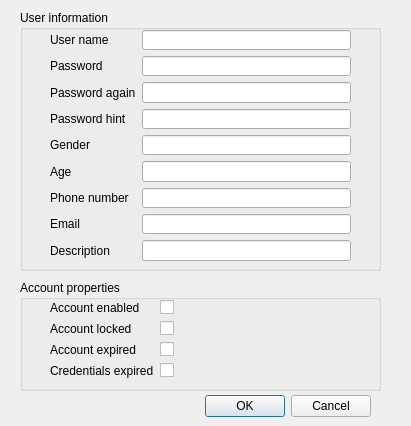
<?xml version="1.0" encoding="UTF-8"?>
<ui version="4.0">
 <class>Dialog</class>
 <widget class="QDialog" name="Dialog">
  <property name="geometry">
   <rect>
    <x>0</x>
    <y>0</y>
    <width>411</width>
    <height>426</height>
   </rect>
  </property>
  <property name="windowTitle">
   <string>Dialog</string>
  </property>
  <widget class="QDialogButtonBox" name="buttonBox">
   <property name="geometry">
    <rect>
     <x>30</x>
     <y>390</y>
     <width>341</width>
     <height>32</height>
    </rect>
   </property>
   <property name="orientation">
    <enum>Qt::Horizontal</enum>
   </property>
   <property name="standardButtons">
    <set>QDialogButtonBox::Cancel|QDialogButtonBox::Ok</set>
   </property>
  </widget>
  <widget class="QGroupBox" name="groupBox">
   <property name="geometry">
    <rect>
     <x>20</x>
     <y>10</y>
     <width>361</width>
     <height>261</height>
    </rect>
   </property>
   <property name="title">
    <string>User information</string>
   </property>
   <widget class="QWidget" name="formLayoutWidget">
    <property name="geometry">
     <rect>
      <x>30</x>
      <y>20</y>
      <width>301</width>
      <height>231</height>
     </rect>
    </property>
    <layout class="QFormLayout" name="formLayout">
     <item row="0" column="0">
      <widget class="QLabel" name="userNameLabel">
       <property name="text">
        <string>User name</string>
       </property>
      </widget>
     </item>
     <item row="0" column="1">
      <widget class="QLineEdit" name="userNameLineEdit"/>
     </item>
     <item row="4" column="0">
      <widget class="QLabel" name="genderLabel">
       <property name="text">
        <string>Gender</string>
       </property>
      </widget>
     </item>
     <item row="4" column="1">
      <widget class="QLineEdit" name="genderLineEdit"/>
     </item>
     <item row="5" column="0">
      <widget class="QLabel" name="ageLabel">
       <property name="text">
        <string>Age</string>
       </property>
      </widget>
     </item>
     <item row="5" column="1">
      <widget class="QLineEdit" name="ageLineEdit"/>
     </item>
     <item row="6" column="0">
      <widget class="QLabel" name="phoneNumberLabel">
       <property name="text">
        <string>Phone number</string>
       </property>
      </widget>
     </item>
     <item row="6" column="1">
      <widget class="QLineEdit" name="phoneNumberLineEdit"/>
     </item>
     <item row="7" column="0">
      <widget class="QLabel" name="emailLabel">
       <property name="text">
        <string>Email</string>
       </property>
      </widget>
     </item>
     <item row="7" column="1">
      <widget class="QLineEdit" name="emailLineEdit"/>
     </item>
     <item row="8" column="0">
      <widget class="QLabel" name="descriptionLabel">
       <property name="text">
        <string>Description</string>
       </property>
      </widget>
     </item>
     <item row="8" column="1">
      <widget class="QLineEdit" name="descriptionLineEdit"/>
     </item>
     <item row="1" column="0">
      <widget class="QLabel" name="passwordLabel">
       <property name="text">
        <string>Password</string>
       </property>
      </widget>
     </item>
     <item row="1" column="1">
      <widget class="QLineEdit" name="passwordLineEdit"/>
     </item>
     <item row="2" column="0">
      <widget class="QLabel" name="passwordAgainLabel">
       <property name="text">
        <string>Password again</string>
       </property>
      </widget>
     </item>
     <item row="2" column="1">
      <widget class="QLineEdit" name="passwordAgainLineEdit"/>
     </item>
     <item row="3" column="0">
      <widget class="QLabel" name="passwordHintLabel">
       <property name="text">
        <string>Password hint</string>
       </property>
      </widget>
     </item>
     <item row="3" column="1">
      <widget class="QLineEdit" name="passwordHintLineEdit"/>
     </item>
    </layout>
   </widget>
  </widget>
  <widget class="QGroupBox" name="groupBox_2">
   <property name="geometry">
    <rect>
     <x>20</x>
     <y>280</y>
     <width>361</width>
     <height>111</height>
    </rect>
   </property>
   <property name="title">
    <string>Account properties</string>
   </property>
   <widget class="QWidget" name="formLayoutWidget_2">
    <property name="geometry">
     <rect>
      <x>30</x>
      <y>20</y>
      <width>301</width>
      <height>81</height>
     </rect>
    </property>
    <layout class="QFormLayout" name="formLayout_2">
     <property name="fieldGrowthPolicy">
      <enum>QFormLayout::AllNonFixedFieldsGrow</enum>
     </property>
     <item row="0" column="0">
      <widget class="QLabel" name="accountEnabledLabel">
       <property name="text">
        <string>Account enabled</string>
       </property>
      </widget>
     </item>
     <item row="0" column="1">
      <widget class="QCheckBox" name="accountEnabledCheckBox"/>
     </item>
     <item row="1" column="0">
      <widget class="QLabel" name="accountLockedLabel_2">
       <property name="text">
        <string>Account locked</string>
       </property>
      </widget>
     </item>
     <item row="1" column="1">
      <widget class="QCheckBox" name="accountLockedCheckBox"/>
     </item>
     <item row="2" column="0">
      <widget class="QLabel" name="accountExpiredLabel">
       <property name="text">
        <string>Account expired</string>
       </property>
      </widget>
     </item>
     <item row="2" column="1">
      <widget class="QCheckBox" name="accountExpiredCheckBox"/>
     </item>
     <item row="3" column="0">
      <widget class="QLabel" name="credentialsExpiredLabel">
       <property name="text">
        <string>Credentials expired</string>
       </property>
      </widget>
     </item>
     <item row="3" column="1">
      <widget class="QCheckBox" name="credentialsExpiredCheckBox"/>
     </item>
    </layout>
   </widget>
  </widget>
 </widget>
 <resources/>
 <connections>
  <connection>
   <sender>buttonBox</sender>
   <signal>accepted()</signal>
   <receiver>Dialog</receiver>
   <slot>accept()</slot>
   <hints>
    <hint type="sourcelabel">
     <x>248</x>
     <y>254</y>
    </hint>
    <hint type="destinationlabel">
     <x>157</x>
     <y>274</y>
    </hint>
   </hints>
  </connection>
  <connection>
   <sender>buttonBox</sender>
   <signal>rejected()</signal>
   <receiver>Dialog</receiver>
   <slot>reject()</slot>
   <hints>
    <hint type="sourcelabel">
     <x>316</x>
     <y>260</y>
    </hint>
    <hint type="destinationlabel">
     <x>286</x>
     <y>274</y>
    </hint>
   </hints>
  </connection>
 </connections>
</ui>
